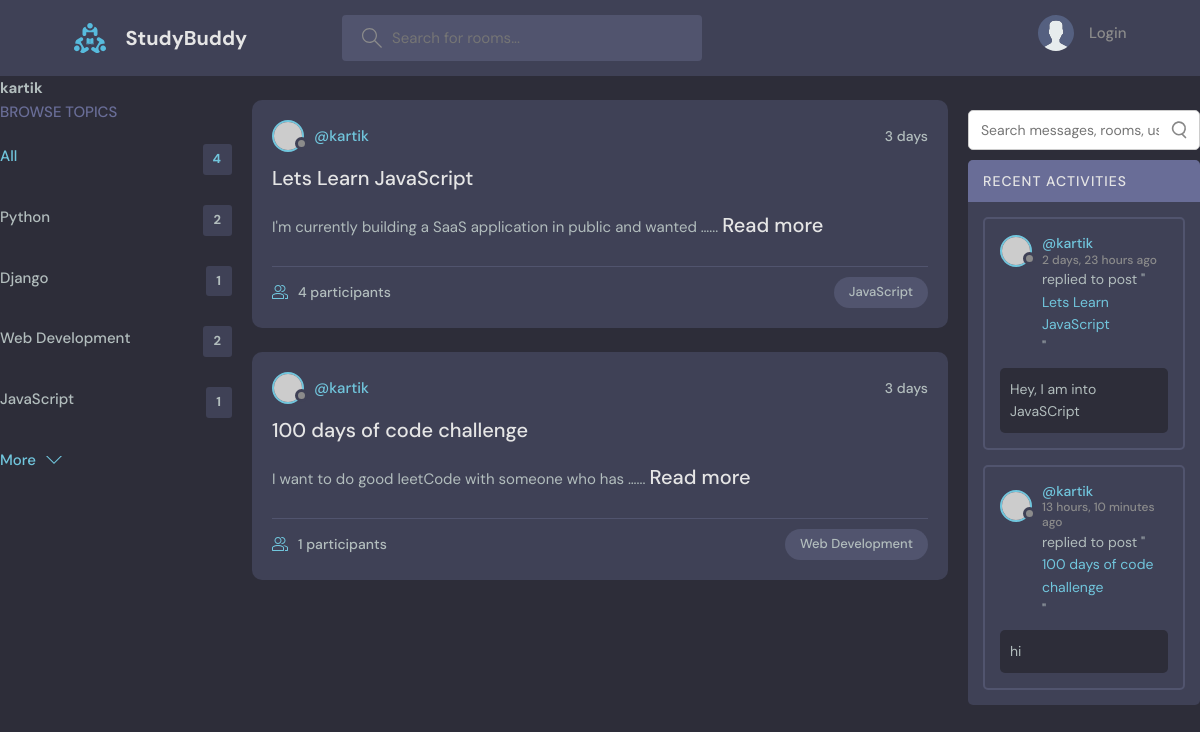
Page /profile/1/ on the committed database.
### base/models.py (models this page shows, shortened)
class Topic(models.Model):
    name = models.CharField(max_length=200)
    views = models.IntegerField(default=0)

class Room(models.Model):
    host = models.ForeignKey(User, on_delete=models.SET_NULL, null=True)
    topic =  models.ForeignKey(Topic, on_delete=models.SET_NULL, null=True)
    name = models.CharField(max_length=200)
    description = models.TextField(null=True, blank=True)
    participants = models.ManyToManyField(User, related_name='participants', blank=True)
    updated = models.DateTimeField(auto_now=True)
    created = models.DateTimeField(auto_now_add=True)
    id = models.BigAutoField(primary_key=True)
    class Meta:
        ordering = ['-updated', '-created']

class Message(models.Model):
    user = models.ForeignKey(User, on_delete=models.CASCADE)
    room = models.ForeignKey(Room, on_delete=models.CASCADE)
    body = models.TextField()
    updated = models.DateTimeField(auto_now=True)
    created = models.DateTimeField(auto_now_add=True)

### base/views.py (the view)
# urls.py: path("profile/<str:pk>/", views.user_profile, name="user-profile"),
def user_profile(request, pk):
    user = User.objects.get(id=pk)
    rooms = user.room_set.all()
    room_messages = user.message_set.all()
    topics = Topic.objects.all()
    context = {'user': user, 'rooms': rooms, 'room_messages': room_messages, 'topics': topics}
    return render(request, 'base/profile.html', context)

### base/templates/base/profile.html (shortened to what this page needs)
{%extends 'main.html'%}
{%block content%}
<h1>{{user.username}}</h1>
<div class="profile-container">
    <div>
        {% include 'base/topics_component.html' %}
    </div>
    <div>
        {% include 'base/feed_component.html' %}
    </div>
    <div>
        {% include 'base/activity_component.html' %}
    </div>
</div>
{%endblock%}

### base/templates/base/topics_component.html
<div class="topics">
    <div class="topics__header">
      <h2>Browse Topics</h2>
    </div>
    <ul class="topics__list">
      <li>
        <a href="{% url 'home'%}" class="active">All <span>{{topics.count}}</span></a>
      </li>
      {% for topic in topics %}
      <li>
        <a href="{%url 'home'%}?q={{topic.name}}">{{topic.name}} <span>{{topic.room_set.all.count}}</span></a>
      </li>
      {%endfor%}
    </ul>
    <a class="btn btn--link" href="topics.html">
      More
      <svg version="1.1" xmlns="http://www.w3.org/2000/svg" width="32" height="32" viewBox="0 0 32 32">
        <title>chevron-down</title>
        <path d="M16 21l-13-13h-3l16 16 16-16h-3l-13 13z"></path>
      </svg>
    </a>
  </div>

### base/templates/base/feed_component.html (shortened to what this page needs)
{% for room in rooms %}
<div class="roomListRoom">
    <div class="roomListRoom__header">
      <a href="{%url 'user-profile' room.host.id%}.html" class="roomListRoom__author">
        <div class="avatar avatar--small">
          <img src="https://randomuser.me/api/portraits/women/11.jpg" />
        </div>
        <span>@{{room.host.username}}</span>
      </a>
      <div class="roomListRoom__actions">
        <span>{{room.created | timesince}}</span>
      </div>
    </div>
    <div class="roomListRoom__content">
      <a href="{%url 'room' room.id%}">{{room.name}}</a>
      <p id="desc-{{ room.id }}">
        {{ room.description|truncatewords:10 }}...
        {% if room.description|length > 0 %}
          <a href="javascript:void(0);" onclick="handleDescriptionToggle({{ room.id }})">Read more</a>
        {% endif %}
      </p>
    </div>
    <div class="roomListRoom__meta">
      <a href="{%url 'room' room.id%}" class="roomListRoom__joined">
        {{room.participants.all.count}} participants
      </a>
      <p class="roomListRoom__topic">{{room.topic.name}}</p>
    </div>
  </div>
  {%endfor %}

### base/templates/base/activity_component.html (shortened to what this page needs)
 <div>
  <div style="display: flex; justify-content: flex-start; align-items: center; gap: 8px; margin: 10px 0;">
    <form method="GET" action="{% url 'home' %}" style="width: 100%;">
      <div style="position: relative; width: 100%;">
        <input
          type="text"
          name="q_message"
          value="{{ request.GET.q_message }}"
          placeholder="Search messages, rooms, users..."
          style="width: 100%; padding: 10px 40px 10px 12px; border-radius: 5px; border: 1px solid #ccc; font-size: 14px;"
        />
      </div>
    </form>
  </div>
<div class="activities">
  <div class="activities__header">
    <h2>Recent Activities</h2>
  </div>
  {% for message in room_messages %}
  <div class="activities__box">
    <div class="activities__boxHeader roomListRoom__header">
      <a href="{% url 'user-profile' message.user.id %}" class="roomListRoom__author">
        <div class="avatar avatar--small">
          <img src="https://randomuser.me/api/portraits/men/13.jpg" />
        </div>
        <p>
          @{{ message.user.username }}
          <span>{{ message.created|timesince }} ago</span>
        </p>
      </a>
    </div>
    <div class="activities__boxContent">
      <p>replied to post "<a href="{% url 'room' message.room.id %}">{{ message.room.name }}</a>"</p>
      <div class="activities__boxRoomContent">
        {{ message.body }}
      </div>
    </div>
  </div>
  {% empty %}
  <p>No recent messages found.</p>
  {% endfor %}
</div>
</div>

### static/styles/style.css (style rules this page uses)
:root { --color-main: #71c6dd; --color-main-light: #e1f6fb; --color-dark: #3f4156; --color-dark-medium: #51546e; --color-dark-light: #696d97; --color-light: #e5e5e5; --color-gray: #8b8b8b; --color-light-gray: #b2bdbd; --color-bg: #2d2d39; --color-success: #5dd693; --color-error: #fc4b0b; }
* { font-family: "DM Sans", -apple-system, BlinkMacSystemFont, "Segoe UI", Roboto, Oxygen, Ubuntu, Cantarell, "Open Sans", "Helvetica Neue", sans-serif; margin: 0; padding: 0; box-sizing: border-box; text-rendering: optimizeLegibility; font-size: inherit; }
html { font-size: 56.25%; }
@media only screen and (min-width: 1200px) { html { font-size: 62.5%; } }
body { line-height: 1.6; font-weight: 400; font-size: 1.5rem; color: var(--color-light-gray); background-color: var(--color-bg); min-height: 100vh; }
img { width: 100%; }
a { display: inline-block; color: var(--color-main); text-decoration: none; }
.btn { background-color: transparent; border: none; display: inline-flex; align-items: center; gap: 1rem; cursor: pointer; transition: all ease-in-out 0.3s; padding: 1rem 2rem; border-radius: 5px; box-shadow: 1px 1px 3px 1px rgba(0, 0, 0, 0.15); font-weight: 500; }
.btn--link { border-radius: 0; padding: 0; color: var(--color-main); box-shadow: none; }
.btn > svg { fill: currentColor; width: 1.6rem; height: 1.6rem; }
.avatar { position: relative; display: inline-block; border-radius: 50%; border: 2px solid var(--color-main); }
.avatar img { display: block; border-radius: 50%; object-fit: cover; object-position: center; }
.avatar::after { content: ""; display: block; position: absolute; background-color: var(--color-gray); z-index: 111; border-radius: 50%; border: 0.3rem solid var(--color-dark); }
.avatar.avatar--small img { width: 2.8rem; height: 2.8rem; }
.avatar.avatar--small:after { width: 0.7rem; height: 0.7rem; bottom: 0px; right: -6px; }
.topics__header { margin-bottom: 2rem; }
.topics__header h2 { text-transform: uppercase; font-weight: 500; color: var(--color-dark-light); }
.topics__list { list-style: none; }
.topics__list li a { display: flex; justify-content: space-between; margin-bottom: 3rem; font-weight: 500; color: var(--color-light-gray); transition: all 0.3s ease-in-out; }
.topics__list li a.active, .topics__list li a:hover { color: var(--color-main); }
.topics__list li a span { padding: 0.5rem 1rem; background-color: var(--color-dark); border-radius: 3px; font-size: 1.3rem; font-weight: 700; letter-spacing: 1px; }
.roomListRoom { margin-bottom: 2.4rem; background-color: var(--color-dark); border-radius: 1rem; padding: 2rem; }
.roomListRoom__header { display: flex; justify-content: space-between; align-items: center; }
.roomListRoom__author { font-weight: 500; display: flex; align-items: center; gap: 1rem; }
.roomListRoom__actions { display: flex; align-items: flex-start; gap: 1rem; position: relative; }
.roomListRoom__actions span { font-size: 1.4rem; font-weight: 500; }
.roomListRoom__content { margin: 1rem 0; }
.roomListRoom__content a { font-size: 2rem; font-weight: 500; margin-bottom: 1.5rem; color: var(--color-light); transition: all 0.3s ease-in-out; }
.roomListRoom__meta { border-top: 1px solid var(--color-dark-medium); padding-top: 1rem; display: flex; align-items: center; justify-content: space-between; }
.roomListRoom__joined { color: var(--color-light-gray); display: flex; align-items: center; gap: 1rem; font-size: 1.4rem; font-weight: 500; }
.roomListRoom__joined svg { fill: var(--color-main); width: 1.6rem; height: 1.6rem; }
.roomListRoom__topic { padding: 5px 1.5rem; background-color: var(--color-dark-medium); border-radius: 5rem; font-weight: 500; font-size: 1.3rem; }
.activities { background: var(--color-dark); border-radius: 5px; overflow: hidden; }
.activities__header h2 { background-color: var(--color-dark-light); text-transform: uppercase; font-weight: 500; padding: 1rem 1.5rem; color: var(--color-light); letter-spacing: 1px; font-size: 1.4rem; }
.activities__box { margin: 1.5rem; padding: 1.5rem; border: 2px solid var(--color-dark-medium); border-radius: 5px; }
.activities__boxHeader p { font-size: 1.4rem; line-height: 1.3; }
.activities__boxHeader p span { color: var(--color-gray); font-size: 1.2rem; display: block; }
.activities__boxContent { margin-left: 4.2rem; }
.activities__boxContent { font-size: 1.4rem; }
.activities__boxRoomContent { background: var(--color-bg); padding: 1rem; border-radius: 5px; margin-top: 1rem; margin-left: -4.2rem; }

### rows in the picture
Topic: name "Python", room_set.all.count "2"
Topic: name "Django", room_set.all.count "1"
Topic: name "Web Development", room_set.all.count "2"
Topic: name "JavaScript", room_set.all.count "1"
Room: host.username "kartik", created "3 days", name "Lets Learn JavaScript", description "I'm currently building a SaaS application in public and wanted …", participants.all.count "4", topic.name "JavaScript"
Room: host.username "kartik", created "3 days", name "100 days of code challenge", description "I want to do good leetCode with someone who has …", participants.all.count "1", topic.name "Web Development"
Message: user.username "kartik", created "2 days, 23 hours", room.name "Lets Learn JavaScript", body "Hey, I am into JavaSCript"
Message: user.username "kartik", created "13 hours, 10 minutes", room.name "100 days of code challenge", body "hi"

### other values in the picture
{{ user.username }} "kartik"
{{ topics.count }} "4"
